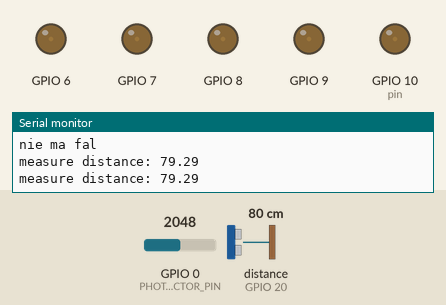
This sketch was run on a simulated ESP32. Parts: output pins drawn as LEDs (lit = HIGH), the last lines printed to the serial monitor. Wiring (inferred from the names in the program): ultrasonic range finder: trigger GPIO 21; echo GPIO 20. The test bench sets the inputs (shaded band); at power-on: distance to the obstacle (sensor on GPIO 20) 80 cm, GPIO 0 (PHOTO_DETECTOR_PIN) = 2048. The echo pulse lasts 58.3 µs per cm; WiFi joins after 1.5 s; servers stay silent unless stated; pins used as bus, display or sensor lines are not drawn.

Above: at 3.2 s.
3.3 s: distance to the obstacle (sensor on GPIO 20) set to 9 cm
6.3 s: distance to the obstacle (sensor on GPIO 20) set to 12 cm
At 7.8 s:
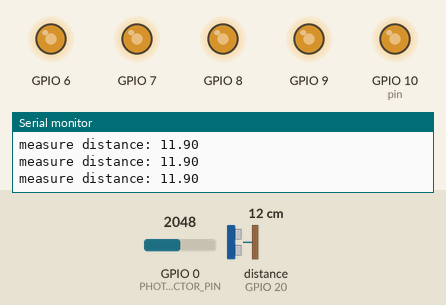
8.6 s: GPIO 0 (PHOTO_DETECTOR_PIN) set to 1760
At 9.6 s:
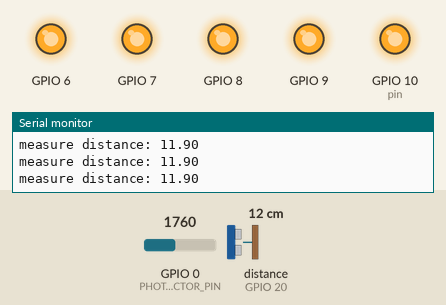
10.1 s: GPIO 0 (PHOTO_DETECTOR_PIN) set to 1840
At 12.38 s:
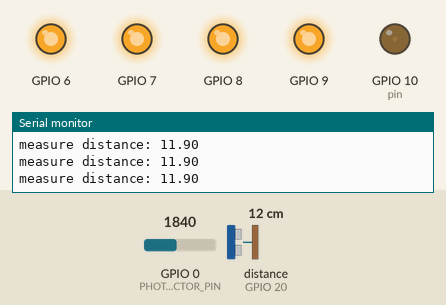
Timing chart, 0 to 14.1 s (numbered marks = the images above; inputs shaded):
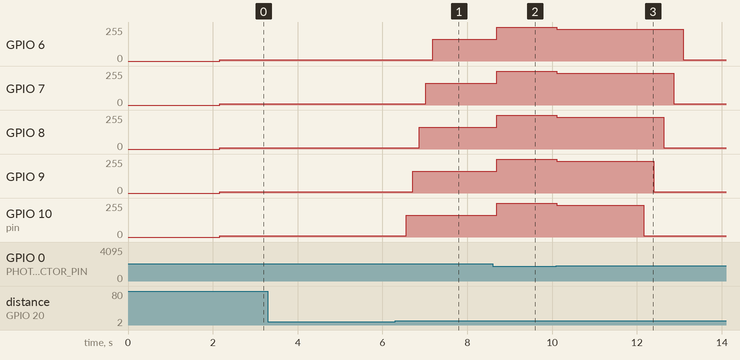

Measured:
- after the input at 6.3 s, GPIO 6: 10/255 → 163/255 after 0.88 s; GPIO 7: 10/255 → 163/255 after 0.73 s; GPIO 8: 10/255 → 163/255 after 0.57 s; GPIO 9: 10/255 → 163/255 after 0.41 s; GPIO 10 (pin): 10/255 → 163/255 after 0.26 s
- after the input at 8.6 s, GPIO 6–9, GPIO 10 (pin): 163/255 → 255/255 after 0.10 s
- after the input at 10.1 s, GPIO 6: 255/255 → 239/255 at once, → 10/255 3.0 s later; GPIO 7: 255/255 → 239/255 at once, → 10/255 2.7 s later; GPIO 8: 255/255 → 239/255 at once, → 10/255 2.5 s later; GPIO 9: 255/255 → 239/255 at once, → 10/255 2.3 s later; GPIO 10 (pin): 255/255 → 239/255 at once, → 10/255 2.0 s later

The sketch:

light_sens_c3.ino
```cpp
#include <WiFi.h>
#include <HTTPClient.h>
#include "AsyncUDP.h"
#include <stdlib.h>

#define PHOTO_DETECTOR_PIN 0
#define MAX_LIGHT_DETECt 3300
#define LED_PIN 100
#define MIN_PWM 10
#define FREQ 5000
#define RES 8
#define MAX_PWM 255
#define TRIGPIN 21
#define ECHOPIN 20
//define sound speed in cm/uS
#define SOUND_SPEED 0.034
#define DETECT_DISTANCE 10.0 //value between 0-255
#define NUMBER_OF_LED 5

typedef struct ledstruct{
  int pin;
  int samples_of_time;
  int state_pwm;
} Ledstruct;

const uint16_t   serverPort    = 4080;
const char* serverAddress = "192.168.137.186";
String serverNameForDarkness = "http://192.168.137.186:80/getLightLevelDarknes";
String serverNameForLight = "http://192.168.137.186:80/getLightLevel";
String serverNameForTimeLed = "http://192.168.137.186:80/getTimeLed";


const char* ssid = "Oneplus";
const char* password = "Lubieroboty027";

// WiFiClient TCPclient;
AsyncUDP udp;
AsyncUDP udp_in;
HTTPClient http;

void set_led_level(Ledstruct *led, int actual_light_level);
void setup_distance_sensor();
void smoth_startup(int led_pin, int aim_pwm);
void smoth_turnoff(int led_pin, int actual_pwm);
float measure_distance();

int sensorValue = 0;
int light_level_of_darknes = 1800;
int set_light_level = 2500;
unsigned long currentTime;
unsigned long prevTime;
unsigned long prevTimeServer;
int time_light_led = 5; // time in seconds
int samples_of_time = 0;
String PARAM_MESSAGE = "status";

Ledstruct led_array[NUMBER_OF_LED];

void send_to_host() {
  byte mess[5];

  mess[0] = led_array[0].state_pwm > 0 ? '1' : '0';
  mess[1] = led_array[1].state_pwm > 0 ? '1' : '0';
  mess[2] = led_array[2].state_pwm > 0 ? '1' : '0';
  mess[3] = led_array[3].state_pwm > 0 ? '1' : '0';
  mess[4] = led_array[4].state_pwm > 0 ? '1' : '0';
  udp.broadcastTo(mess, 5, 1234);
  // TCPclient.write(mess,35);
  // TCPclient.flush();
}


void setup() {
  // put your setup code here, to run once:
  Serial.begin(9600);

  WiFi.begin(ssid, password);
  while (WiFi.status() != WL_CONNECTED) {
    delay(1000);
    Serial.println("Connecting to WiFi..");
  }
  Serial.println(WiFi.localIP());

  Serial.println("Connected to host");

  if (udp.connect(IPAddress(192, 168, 1, 100), 1234)) {
    Serial.println("UDP connected");
    udp.onPacket([](AsyncUDPPacket packet) {
      Serial.print("UDP Packet Type: ");
      Serial.print(packet.isBroadcast() ? "Broadcast" : packet.isMulticast() ? "Multicast" : "Unicast");
      Serial.print(", From: ");
      Serial.print(packet.remoteIP());
      Serial.print(":");
      Serial.print(packet.remotePort());
      Serial.print(", To: ");
      Serial.print(packet.localIP());
      Serial.print(":");
      Serial.print(packet.localPort());
      Serial.print(", Length: ");
      Serial.print(packet.length());
      Serial.print(", Data: ");
      Serial.write(packet.data(), packet.length());
      Serial.println();
      //reply to the client
      packet.printf("Got %u bytes of data", packet.length());
    });}
    //Send unicast
    udp.print("Hello Server!");

  if (udp_in.listen(1232)) {
    Serial.print("UDP Listening on IP: ");
    Serial.println(WiFi.localIP());
    udp_in.onPacket([](AsyncUDPPacket packet) {
      Serial.write(packet.data(), packet.length());
      Serial.println();
      String msg="";
      for(int i =0; i<packet.length(); i++){
        msg.concat(char(packet.data()[i]));
      }
      int index_d = msg.indexOf('d');
      int index_t = msg.indexOf('t');
      int index_l = msg.indexOf('l');

      light_level_of_darknes = msg.substring(index_d+1,index_t).toInt();
      time_light_led = msg.substring(index_t+1,index_l).toInt();
      set_light_level = msg.substring(index_l+1).toInt();
      Serial.println(light_level_of_darknes);
      Serial.println(time_light_led);
      Serial.println(set_light_level);
      // for(int i=0;i<5;i++){
      //   led_array[i] = packet.data()[i]-'0';
      // }
      //reply to the client
      packet.printf("Got %u bytes of data", packet.length());
    });
  }


  setup_distance_sensor();
  Serial.println("im alive");
  led_array[0].pin = 10;
  led_array[1].pin = 9;
  led_array[2].pin = 8;
  led_array[3].pin = 7;
  led_array[4].pin = 6;
  for(int i = 0; i < NUMBER_OF_LED; i++){
    led_array[i].samples_of_time = 0;
    led_array[i].state_pwm = 0;
    ledcAttach(led_array[i].pin, FREQ, RES);
  }
  prevTime = millis();
}

void loop() {
  currentTime = millis();
  if((currentTime - prevTime) > 100){
    float distance = measure_distance();
    Serial.print("measure distance: ");
    Serial.println(distance);
    prevTime = currentTime;

    if(distance < DETECT_DISTANCE){
      for(int i = 0; i < NUMBER_OF_LED; i++){
        if(led_array[i].samples_of_time > 0){
          led_array[i].samples_of_time = time_light_led * 10;
        }else{
          led_array[i].samples_of_time = time_light_led * 10 + i*2;
        }

      }
    }

    sensorValue = analogRead(PHOTO_DETECTOR_PIN);

    for(int i = 0; i < NUMBER_OF_LED; i++){
      if(led_array[i].samples_of_time > 0){
        if(led_array[i].samples_of_time < time_light_led * 10){
          set_led_level(&led_array[i], sensorValue);
        }
        led_array[i].samples_of_time--;
        if(led_array[i].samples_of_time == 0){
          smoth_turnoff(led_array[i].pin, led_array[i].state_pwm);
          led_array[i].state_pwm = 0;
        }

      }else{
        ledcWrite(led_array[i].pin, MIN_PWM);
      }

    }
  }

  if((currentTime - prevTimeServer) > 1000){
    prevTimeServer = currentTime;
    send_to_host();
    Serial.println("nie ma fal");
    // if(WiFi.status()== WL_CONNECTED ){
    //   light_level_of_darknes = get_darknes_level();
    //   set_light_level = get_light_level();
    //   time_light_led = get_time_led();
    //   Serial.println("wziolem dane");
    // }else{
    //   Serial.println("nie ma fal");
    // }
  }

}

void set_led_level(Ledstruct *led, int actual_light_level){
  int error = set_light_level - actual_light_level;
  if (error <= 0){
    ledcWrite(led->pin, MIN_PWM);
  }else{
    float pulse_width_f = float(error) / float(set_light_level - light_level_of_darknes);
    int pulse_width = pulse_width_f * 255;
    if(pulse_width > MAX_PWM)
      pulse_width = MAX_PWM;
    if(led->state_pwm == 0){
      smoth_startup(led->pin, pulse_width);
    }
    led->state_pwm = pulse_width;
    ledcWrite(led->pin, pulse_width);
  }
}

void smoth_startup(int led_pin, int aim_pwm){
  for(int dutyCycle = MIN_PWM; dutyCycle <= aim_pwm; dutyCycle++){
    // changing the LED brightness with PWM
    ledcWrite(led_pin, dutyCycle);
    delay(1);
  }
}

void smoth_turnoff(int led_pin, int actual_pwm){
for(int dutyCycle = actual_pwm; dutyCycle >= MIN_PWM; dutyCycle--){
    // changing the LED brightness with PWM
    ledcWrite(led_pin, dutyCycle);
    delay(1);
  }
};


void setup_distance_sensor(){
  pinMode(TRIGPIN, OUTPUT); // Sets the trigPin as an Output
  pinMode(ECHOPIN, INPUT);
}

float measure_distance(){
  digitalWrite(TRIGPIN, LOW);
  delayMicroseconds(2);
  // Sets the trigPin on HIGH state for 10 micro seconds
  digitalWrite(TRIGPIN, HIGH);
  delayMicroseconds(10);
  digitalWrite(TRIGPIN, LOW);

  // Reads the echoPin, returns the sound wave travel time in microseconds
  long duration = pulseIn(ECHOPIN, HIGH);

  // Calculate the distance
  float distanceCm = duration * SOUND_SPEED/2;

  return distanceCm;
}
```
